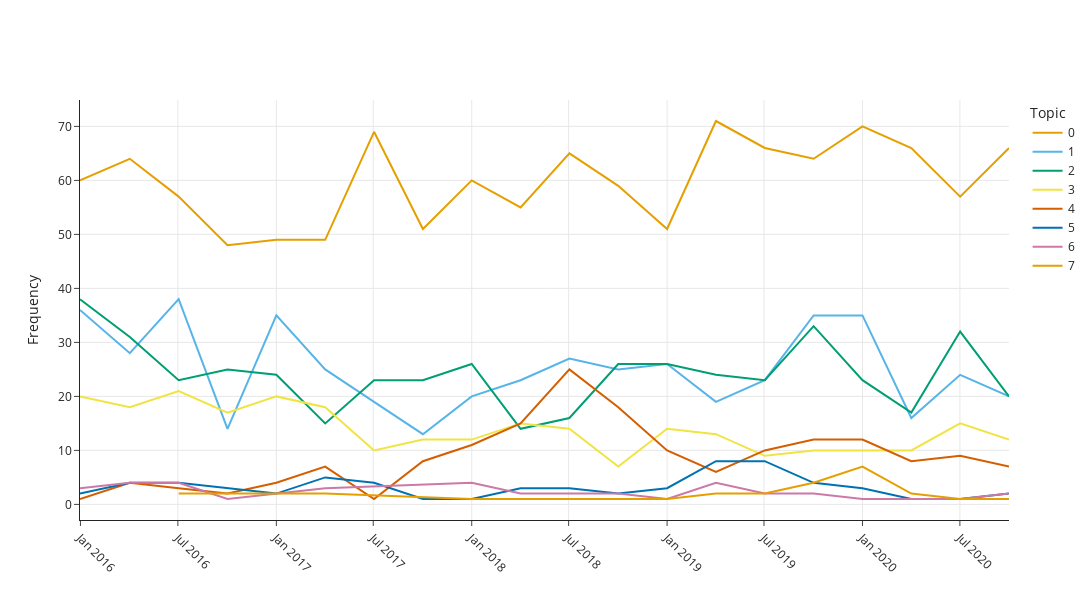

The notebook cell this image was saved under:
### Code cell
# Topic activity over time
import plotly.graph_objects as go

# Create timestamps
data['time'] = pd.to_datetime(data['time'])
timestamps = data['time'].to_list()

# Generate the topics over time
topics_over_time = model.topics_over_time(docs, timestamps, nr_bins=20)

# Filter out topic -1 containing outliers
topics_over_time_filtered = topics_over_time[topics_over_time['Topic']  != -1]

# Visualize the filtered topics over time
fig = model.visualize_topics_over_time(topics_over_time_filtered)

# Update legend to display only the topic number
fig.data = sorted(fig.data, key=lambda trace: trace.name)

for trace in fig.data:
    trace.name = trace.name[0]

# Update the layout
fig.update_layout(
    width=1200,
    height=600,
    title='',
    legend_title_text='Topic',
    xaxis_tickangle=45         # Set x-axis labels to 45-degree angle
)

# Show the figure
fig.show()

### Figure 1 — Plotly figure (JSON) as saved in the notebook; plotly's stock layout.template omitted (floating-point values rounded to 4 significant figures)
{"data": [{"hoverinfo": "text", "hovertext": ["<b>Topic 0</b><br>Words: kid eat, eat veggie, bowel problem, started eat, picky eater", "<b>Topic 0</b><br>Words: price amazon, good quality, great price, price local, boston terrier", "<b>Topic 0</b><br>Words: skin issue, love great, licking foot, pound great, helped skin", "<b>Topic 0</b><br>Words: switched eats, great love, good quality, pet store, good price", "<b>Topic 0</b><br>Words: door love, upset stomach, sensitive stomach, double butt, delivered door", "<b>Topic 0</b><br>Words: absolutely love, mold growing, brand flavor, eating year, subscribe save", "<b>Topic 0</b><br>Words: love great, great price, german shepherd, great dogfood, good price", "<b>Topic 0</b><br>Words: picky eater, ingredient turkey, warm water, corn wheat, great love", "<b>Topic 0</b><br>Words: year love, picky eater, switched expensive, today friday, monday today", "<b>Topic 0</b><br>Words: picky eater, dont life, love stomach, bowl eat, lead poisoning", "<b>Topic 0</b><br>Words: love brand, love good, love healthy, mixed year, year golden", "<b>Topic 0</b><br>Words: grain free, time day, love taste, chicken base, poop time", "<b>Topic 0</b><br>Words: picky eater, big bag, subscribe save, local pet, eats puppy", "<b>Topic 0</b><br>Words: dry great, treat good, good nutritional, box size, time eats", "<b>Topic 0</b><br>Words: love great, refused eat, bad batch, eat small, morning evening", "<b>Topic 0</b><br>Words: grain free, science diet, tiny yorky, love big, eat poop", "<b>Topic 0</b><br>Words: fur baby, pet store, day stool, bad breath, increase price", "<b>Topic 0</b><br>Words: cup pound, bag cup, absolutely love, pound bag, black kibble", "<b>Topic 0</b><br>Words: didnt care, dry love, started vomiting, border collie, cheaper local", "<b>Topic 0</b><br>Words: ingredient quality, picky eater, good quality, smell chicken, diarrhea eating"], "marker": {"color": "#E69F00"}, "mode": "lines", "name": "0", "type": "scatter", "x": ["2015-12-31T04:12:00", "2016-04-02T06:00:00", "2016-07-02T12:00:00", "2016-10-01T18:00:00", "2017-01-01T00:00:00", "2017-04-02T06:00:00", "2017-07-02T12:00:00", "2017-10-01T18:00:00", "2018-01-01T00:00:00", "2018-04-02T06:00:00", "2018-07-02T12:00:00", "2018-10-01T18:00:00", "2019-01-01T00:00:00", "2019-04-02T06:00:00", "2019-07-02T12:00:00", "2019-10-01T18:00:00", "2020-01-01T00:00:00", "2020-04-01T06:00:00", "2020-07-01T12:00:00", "2020-09-30T18:00:00"], "y": [60, 64, 57, 48, 49, 49, 69, 51, 60, 55, 65, 59, 51, 71, 66, 64, 70, 66, 57, 66]}, {"hoverinfo": "text", "hovertext": ["<b>Topic 1</b><br>Words: love love, love product, love great, happy happy, great product", "<b>Topic 1</b><br>Words: love love, cheaper pet, love healthy, love brand, love good", "<b>Topic 1</b><br>Words: love love, love great, love stuff, happy love, great love", "<b>Topic 1</b><br>Words: small breed, product good, love love, bigger male, number time", "<b>Topic 1</b><br>Words: love love, product love, love good, good product, love healthy", "<b>Topic 1</b><br>Words: love love, product love, small bite, great love, great product", "<b>Topic 1</b><br>Words: love love, small bite, legged child, crazy brand, cosequin sevenyearold", "<b>Topic 1</b><br>Words: love love, husky approves, toxic gas, fan love, corgi love", "<b>Topic 1</b><br>Words: love love, love great, great mut, pomeranian love, priced hated", "<b>Topic 1</b><br>Words: love love, pup love, trip pet, win win, great product", "<b>Topic 1</b><br>Words: love love, love great, fur baby, love good, love stuff", "<b>Topic 1</b><br>Words: love love, bite hard, great price, love good, love stuff", "<b>Topic 1</b><br>Words: love good, love love, love happy, baby love, love product", "<b>Topic 1</b><br>Words: love love, gon order, love woof, brand price, seeminglee good", "<b>Topic 1</b><br>Words: pup love, love great, great love, love love, send timing", "<b>Topic 1</b><br>Words: healthy love, love healthy, love love, woof delicious, longer life", "<b>Topic 1</b><br>Words: love love, price love, love great, love brand, love product", "<b>Topic 1</b><br>Words: producthealthy result, fido enjoy, loved satisfied, price storez, love guy", "<b>Topic 1</b><br>Words: love small, love stuff, deal recommend, pug happy, easy forget", "<b>Topic 1</b><br>Words: price good, kind stink, pit love, supposed good, hit albee"], "marker": {"color": "#56B4E9"}, "mode": "lines", "name": "1", "type": "scatter", "x": ["2015-12-31T04:12:00", "2016-04-02T06:00:00", "2016-07-02T12:00:00", "2016-10-01T18:00:00", "2017-01-01T00:00:00", "2017-04-02T06:00:00", "2017-07-02T12:00:00", "2017-10-01T18:00:00", "2018-01-01T00:00:00", "2018-04-02T06:00:00", "2018-07-02T12:00:00", "2018-10-01T18:00:00", "2019-01-01T00:00:00", "2019-04-02T06:00:00", "2019-07-02T12:00:00", "2019-10-01T18:00:00", "2020-01-01T00:00:00", "2020-04-01T06:00:00", "2020-07-01T12:00:00", "2020-09-30T18:00:00"], "y": [36, 28, 38, 14, 35, 25, 19, 13, 20, 23, 27, 25, 26, 19, 23, 35, 35, 16, 24, 20]}, {"hoverinfo": "text", "hovertext": ["<b>Topic 2</b><br>Words: skin issue, tear stain, life protection, good quality, hound half", "<b>Topic 2</b><br>Words: corgi mix, year pleased, diabetes love, ear infection, weve feeding", "<b>Topic 2</b><br>Words: purchasing brand, rice egg, online brand, egg yoke, white rice", "<b>Topic 2</b><br>Words: small bite, teeth removed, bite formula, great product, life protection", "<b>Topic 2</b><br>Words: hour hour, acute pancreatitis, straight liquid, trip vet, recommend product", "<b>Topic 2</b><br>Words: vet feeding, purchasing year, year beagle, order amazon, store filled", "<b>Topic 2</b><br>Words: product feeding, love switch, issue time, hot spot, doesnt eat", "<b>Topic 2</b><br>Words: life protection, switched diamond, eating habit, diamond natural, picky eater", "<b>Topic 2</b><br>Words: suggested feeding, good switched, lead content, high lead, feeding instruction", "<b>Topic 2</b><br>Words: grain allergy, started bloody, amazon email, fed puppy, bloody loose", "<b>Topic 2</b><br>Words: pet store, store didnt, amazon subscribe, issue vet, brand flavor", "<b>Topic 2</b><br>Words: blood work, started feeding, work normal, eating life, life year", "<b>Topic 2</b><br>Words: lamb rice, stool vomiting, struvite crystal, bag target, pet store", "<b>Topic 2</b><br>Words: didnt didnt, read review, bag bought, brand lowered, nationally advertised", "<b>Topic 2</b><br>Words: vomiting diarrhea, bag amazon, save dollar, issue quality, great health", "<b>Topic 2</b><br>Words: read review, chicken brown, brown rice, siberian husky, softwet canned", "<b>Topic 2</b><br>Words: real meat, fur baby, life protection, absolutely disgusted, adult dry", "<b>Topic 2</b><br>Words: review amazon, life protection, understand product, write review, week started", "<b>Topic 2</b><br>Words: bag amazon, vet told, life protection, company sold, simply afford", "<b>Topic 2</b><br>Words: protection formula, life protection, protein diet, good review, high protein"], "marker": {"color": "#009E73"}, "mode": "lines", "name": "2", "type": "scatter", "x": ["2015-12-31T04:12:00", "2016-04-02T06:00:00", "2016-07-02T12:00:00", "2016-10-01T18:00:00", "2017-01-01T00:00:00", "2017-04-02T06:00:00", "2017-07-02T12:00:00", "2017-10-01T18:00:00", "2018-01-01T00:00:00", "2018-04-02T06:00:00", "2018-07-02T12:00:00", "2018-10-01T18:00:00", "2019-01-01T00:00:00", "2019-04-02T06:00:00", "2019-07-02T12:00:00", "2019-10-01T18:00:00", "2020-01-01T00:00:00", "2020-04-01T06:00:00", "2020-07-01T12:00:00", "2020-09-30T18:00:00"], "y": [38, 31, 23, 25, 24, 15, 23, 23, 26, 14, 16, 26, 26, 24, 23, 33, 23, 17, 32, 20]}, {"hoverinfo": "text", "hovertext": ["<b>Topic 3</b><br>Words: product great, great product, good product, product priceconvenient, package love", "<b>Topic 3</b><br>Words: great product, delivery price, fast delivery, product great, love product", "<b>Topic 3</b><br>Words: great price, great product, product price, quality great, price good", "<b>Topic 3</b><br>Words: great product, good price, product great, price great, great price", "<b>Topic 3</b><br>Words: great product, good price, saving saving, great price, heavy bag", "<b>Topic 3</b><br>Words: great product, product great, good price, expected shipping, left chewy", "<b>Topic 3</b><br>Words: great product, product good, quality arrived, adult mistake, product quick", "<b>Topic 3</b><br>Words: great product, fast delivery, good price, product great, packaging barely", "<b>Topic 3</b><br>Words: arrived time, great product, deal excellent, excellent buy, quality feed", "<b>Topic 3</b><br>Words: good price, convenient good, item perfectly, expected timely, timely fashion", "<b>Topic 3</b><br>Words: good price, cardboard shipping, deliver doormany, crazy fast, received timehowever", "<b>Topic 3</b><br>Words: product great, great product, great price, perfect good, stuff convenient", "<b>Topic 3</b><br>Words: expensive expensive, good price, lift arrive, quality item, item worth", "<b>Topic 3</b><br>Words: great product, youi received, macie great, time macie, service continueslove", "<b>Topic 3</b><br>Words: win win, service work, convenience price, work win, work service", "<b>Topic 3</b><br>Words: recommend customer, doe promised, cheaper pick, coming monthly, needed recommend", "<b>Topic 3</b><br>Words: great price, great product, extra product, product requested, bot hooman", "<b>Topic 3</b><br>Words: early order, expect time, good pick, great speedy, speedy delivery", "<b>Topic 3</b><br>Words: good price, price quality, great price, great product, product great", "<b>Topic 3</b><br>Words: price good, good price, increased brand, return recall, price increased"], "marker": {"color": "#F0E442"}, "mode": "lines", "name": "3", "type": "scatter", "x": ["2015-12-31T04:12:00", "2016-04-02T06:00:00", "2016-07-02T12:00:00", "2016-10-01T18:00:00", "2017-01-01T00:00:00", "2017-04-02T06:00:00", "2017-07-02T12:00:00", "2017-10-01T18:00:00", "2018-01-01T00:00:00", "2018-04-02T06:00:00", "2018-07-02T12:00:00", "2018-10-01T18:00:00", "2019-01-01T00:00:00", "2019-04-02T06:00:00", "2019-07-02T12:00:00", "2019-10-01T18:00:00", "2020-01-01T00:00:00", "2020-04-01T06:00:00", "2020-07-01T12:00:00", "2020-09-30T18:00:00"], "y": [20, 18, 21, 17, 20, 18, 10, 12, 12, 15, 14, 7, 14, 13, 9, 10, 10, 10, 15, 12]}, {"hoverinfo": "text", "hovertext": ["<b>Topic 4</b><br>Words: step recommend, reviewer bag, purina beneful, brand major, beneful brand", "<b>Topic 4</b><br>Words: ruptured bag, return product, seam heavy, minor rip, tear issue", "<b>Topic 4</b><br>Words: tag hole, received shipping, grest price, returned product, concerned red", "<b>Topic 4</b><br>Words: compared bag, container hole, place container, doe normal, petco fresh", "<b>Topic 4</b><br>Words: secure proper, delivered hint, lugging heavy, appears moving, hint tear", "<b>Topic 4</b><br>Words: bag bag, large hole, opened box, ended costing, disappointed save", "<b>Topic 4</b><br>Words: spilled inside, condition bag, box perfect, open spilled, perfect condition", "<b>Topic 4</b><br>Words: box good, inside box, hole bag, spilled box, bag ripped", "<b>Topic 4</b><br>Words: bag ripped, bag spilling, inside box, huge hole, box bag", "<b>Topic 4</b><br>Words: opened box, box bag, bag ripped, inside box, hole bag", "<b>Topic 4</b><br>Words: box bag, bag hole, inside box, hole bag, opened box", "<b>Topic 4</b><br>Words: box bag, inside box, bag ripped, bag hole, bag split", "<b>Topic 4</b><br>Words: threw box, bag damaged, received bag, heavy bag, hole bag", "<b>Topic 4</b><br>Words: ripped open, bag ripped, bag bag, box mess, chewed open", "<b>Topic 4</b><br>Words: inside box, hole bag, crawling inside, bag coffee, ant crawling", "<b>Topic 4</b><br>Words: bag ripped, opened box, box bag, inside box, bag noticed", "<b>Topic 4</b><br>Words: shipping box, ripped open, box bag, bag ripped, hole bag", "<b>Topic 4</b><br>Words: box kleenex, box box, bag ripped, inside box, hole bag", "<b>Topic 4</b><br>Words: hole bag, huge hole, opened box, bag box, box bag", "<b>Topic 4</b><br>Words: box bag, bb dry, bag open, good bag, open bag"], "marker": {"color": "#D55E00"}, "mode": "lines", "name": "4", "type": "scatter", "x": ["2015-12-31T04:12:00", "2016-04-02T06:00:00", "2016-07-02T12:00:00", "2016-10-01T18:00:00", "2017-01-01T00:00:00", "2017-04-02T06:00:00", "2017-07-02T12:00:00", "2017-10-01T18:00:00", "2018-01-01T00:00:00", "2018-04-02T06:00:00", "2018-07-02T12:00:00", "2018-10-01T18:00:00", "2019-01-01T00:00:00", "2019-04-02T06:00:00", "2019-07-02T12:00:00", "2019-10-01T18:00:00", "2020-01-01T00:00:00", "2020-04-01T06:00:00", "2020-07-01T12:00:00", "2020-09-30T18:00:00"], "y": [1, 4, 3, 2, 4, 7, 1, 8, 11, 15, 25, 18, 10, 6, 10, 12, 12, 8, 9, 7]}, {"hoverinfo": "text", "hovertext": ["<b>Topic 5</b><br>Words: great awesome, great good, good great, great great, good good", "<b>Topic 5</b><br>Words: excellent great, great awesome, great good, good great, great great", "<b>Topic 5</b><br>Words: great good, thought great, good thought, good good, good great", "<b>Topic 5</b><br>Words: excellent great, great great, great good, good great, good good", "<b>Topic 5</b><br>Words: great great, great good, good great, good good, excellent great", "<b>Topic 5</b><br>Words: good good, great good, good great, great great, excellent great", "<b>Topic 5</b><br>Words: good nice, good good, great good, good great, great great", "<b>Topic 5</b><br>Words: great good, good great, great great, good good, excellent great", "<b>Topic 5</b><br>Words: great good, good great, great great, good good, excellent great", "<b>Topic 5</b><br>Words: good excellent, great good, good great, great great, good good", "<b>Topic 5</b><br>Words: good great, great great, great good, good good, excellent great", "<b>Topic 5</b><br>Words: good great, great good, great great, good good, excellent great", "<b>Topic 5</b><br>Words: great great, great good, good great, good good, excellent great", "<b>Topic 5</b><br>Words: good good, great good, good great, good fine, nice good", "<b>Topic 5</b><br>Words: great great, good good, great good, nice great, good nice", "<b>Topic 5</b><br>Words: great good, good great, great great, good good, excellent great", "<b>Topic 5</b><br>Words: great good, good great, great great, good good, excellent great", "<b>Topic 5</b><br>Words: great good, good great, great great, good good, excellent great", "<b>Topic 5</b><br>Words: great good, good great, great great, good good, excellent great", "<b>Topic 5</b><br>Words: great good, good great, great great, good good, excellent great"], "marker": {"color": "#0072B2"}, "mode": "lines", "name": "5", "type": "scatter", "x": ["2015-12-31T04:12:00", "2016-04-02T06:00:00", "2016-07-02T12:00:00", "2016-10-01T18:00:00", "2017-01-01T00:00:00", "2017-04-02T06:00:00", "2017-07-02T12:00:00", "2017-10-01T18:00:00", "2018-01-01T00:00:00", "2018-04-02T06:00:00", "2018-07-02T12:00:00", "2018-10-01T18:00:00", "2019-01-01T00:00:00", "2019-04-02T06:00:00", "2019-07-02T12:00:00", "2019-10-01T18:00:00", "2020-01-01T00:00:00", "2020-04-01T06:00:00", "2020-07-01T12:00:00", "2020-09-30T18:00:00"], "y": [2, 4, 4, 3, 2, 5, 4, 1, 1, 3, 3, 2, 3, 8, 8, 4, 3, 1, 1, 2]}, {"hoverinfo": "text", "hovertext": ["<b>Topic 6</b><br>Words: coat shiny, love coat, breath fresher, free problem, active basset", "<b>Topic 6</b><br>Words: coat shiny, love coat, coat love, small adult, breed noticed", "<b>Topic 6</b><br>Words: coat shiny, love coat, shiny eating, tolerates coat, shiny shelter", "<b>Topic 6</b><br>Words: coat weight, lab border, weight black, great coat, border collie", "<b>Topic 6</b><br>Words: coat nice, coat german, nice shinny, nice thick, red spot", "<b>Topic 6</b><br>Words: coat shiny, coat love, hard lamb, stuff coat, chicken hard", "<b>Topic 6</b><br>Words: eat quantity, weight doesnt, arrived coat, beautiful moved, moved healthy", "<b>Topic 6</b><br>Words: good switching, switching lot, coat good, great coat, energy love", "<b>Topic 6</b><br>Words: schnauzer coat, noticed schnauzer, shiny love, eats bowl, bowl time", "<b>Topic 6</b><br>Words: love coat, muscle tone, tone reserve, coat absolutely, program huge", "<b>Topic 6</b><br>Words: great doggo, chicken instantly, doggo allergic, issue shiny, sick allergy", "<b>Topic 6</b><br>Words: change hair, coat happy, gobble healthy, happy pup, hair coat", "<b>Topic 6</b><br>Words: chiweenie born, year dental, shine crazy, dental energy, skin great", "<b>Topic 6</b><br>Words: shiny importantly, quality coat, importantly healthy, coat shiny, good quality", "<b>Topic 6</b><br>Words: beautiful saving, coat amazing, money cheap, work pitt, bull pick"], "marker": {"color": "#CC79A7"}, "mode": "lines", "name": "6", "type": "scatter", "x": ["2015-12-31T04:12:00", "2016-04-02T06:00:00", "2016-07-02T12:00:00", "2016-10-01T18:00:00", "2017-04-02T06:00:00", "2018-01-01T00:00:00", "2018-04-02T06:00:00", "2018-10-01T18:00:00", "2019-01-01T00:00:00", "2019-04-02T06:00:00", "2019-07-02T12:00:00", "2019-10-01T18:00:00", "2020-01-01T00:00:00", "2020-07-01T12:00:00", "2020-09-30T18:00:00"], "y": [3, 4, 4, 1, 3, 4, 2, 2, 1, 4, 2, 2, 1, 1, 2]}, {"hoverinfo": "text", "hovertext": ["<b>Topic 7</b><br>Words: perfect yum, perfect perfect, ama esta, esta comida, mascota ama", "<b>Topic 7</b><br>Words: perfect perfect, ama esta, esta comida, yeayaright diahrea, aleman traga", "<b>Topic 7</b><br>Words: perfect perfect, ama esta, esta comida, yeayaright diahrea, aleman traga", "<b>Topic 7</b><br>Words: perfect perfect, ama esta, esta comida, yeayaright diahrea, aleman traga", "<b>Topic 7</b><br>Words: convenient great, perfect perfect, ama esta, esta comida, encanto muy", "<b>Topic 7</b><br>Words: estas son, sabor estas, perra tiene, parece encanta, unicas gustado", "<b>Topic 7</b><br>Words: diahrea nk, perfect perfect, ama esta, esta comida, mascota ama", "<b>Topic 7</b><br>Words: perfect perfect, ama esta, esta comida, yeayaright diahrea, aleman traga", "<b>Topic 7</b><br>Words: perfect bueno, bueno quality, quality ingredient, perfect perfect, ama esta", "<b>Topic 7</b><br>Words: esta comida, ama esta, meses feliz, mi mascota, rapido pero", "<b>Topic 7</b><br>Words: perritos encanto, mi perritos, alimento muchas, gracias mi, muchas gracias", "<b>Topic 7</b><br>Words: perrito ama, mi perrito, ama esta, esta comida, perfect perfect", "<b>Topic 7</b><br>Words: perfect perfect, ama esta, esta comida, yeayaright diahrea, aleman traga"], "marker": {"color": "#E69F00"}, "mode": "lines", "name": "7", "type": "scatter", "x": ["2016-07-02T12:00:00", "2017-04-02T06:00:00", "2018-01-01T00:00:00", "2018-07-02T12:00:00", "2018-10-01T18:00:00", "2019-01-01T00:00:00", "2019-04-02T06:00:00", "2019-07-02T12:00:00", "2019-10-01T18:00:00", "2020-01-01T00:00:00", "2020-04-01T06:00:00", "2020-07-01T12:00:00", "2020-09-30T18:00:00"], "y": [2, 2, 1, 1, 1, 1, 2, 2, 4, 7, 2, 1, 1]}], "layout": {"height": 600, "hoverlabel": {"bgcolor": "white", "font": {"family": "Rockwell", "size": 16}}, "legend": {"title": {"text": "Topic"}}, "title": {"text": ""}, "width": 1200, "xaxis": {"showgrid": true, "tickangle": 45}, "yaxis": {"showgrid": true, "title": {"text": "Frequency"}}}}
